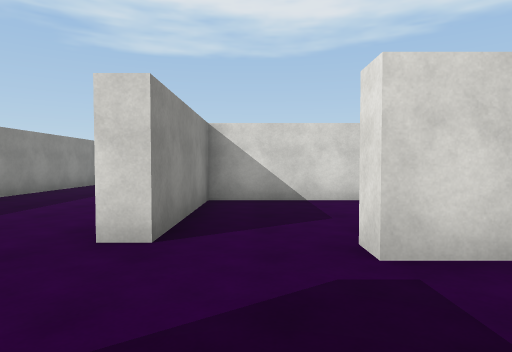
[1] (above)

24 first-person views from a walk through a scene from a Unity 3-D project. The camera is 1.4 m above the floor, tilts 2° down and sees 75° across. The floor is counted in squares, 2 m on a side. Each view is taken from the middle of a square. On the plan, view 1 faces up. The plan holds only what a view shows up to about 10 squares ahead; the rest is blank. The place goes on beyond the plan. The player is left out. Surface patterns are stand-ins for the level's own textures.

[2]
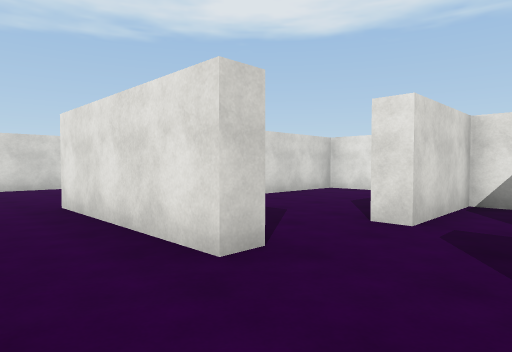

[3]
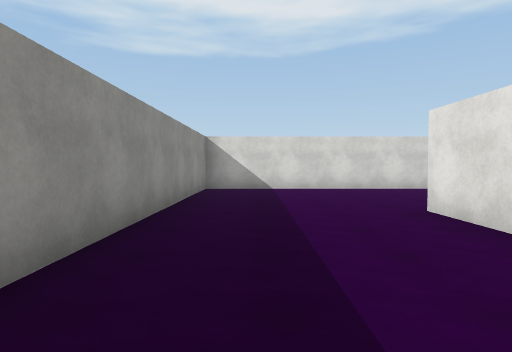

[4]
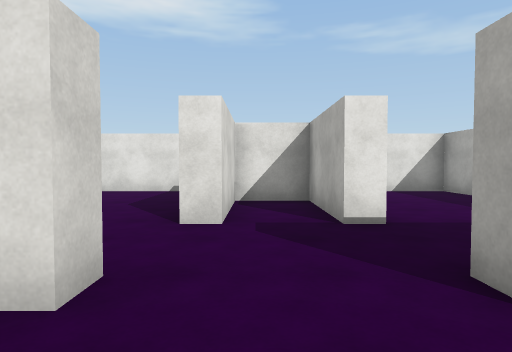

[5]
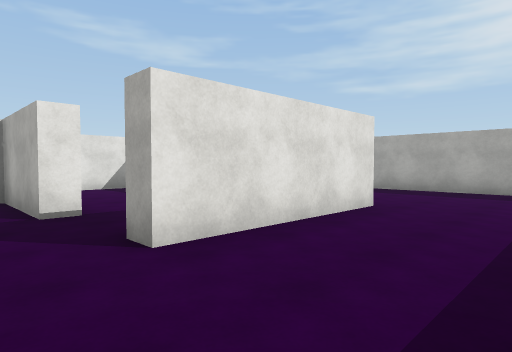

[6]
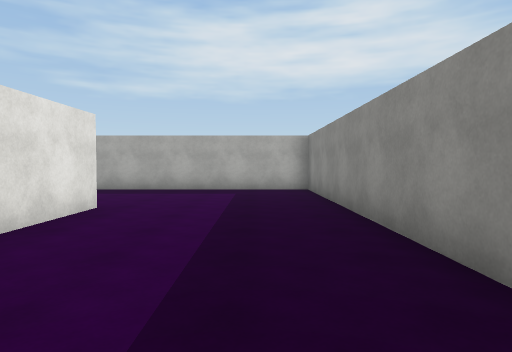

[7]
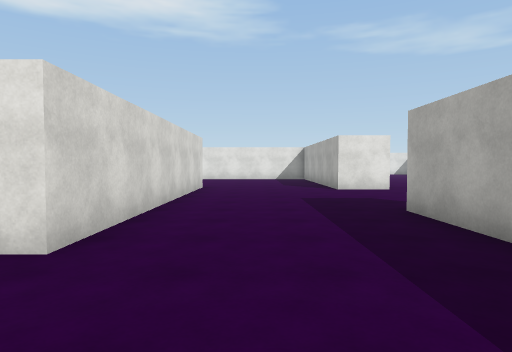

[8]
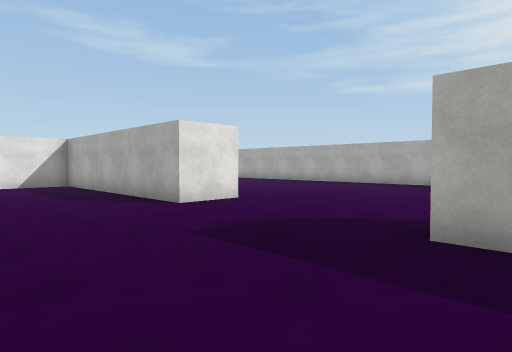

[9]
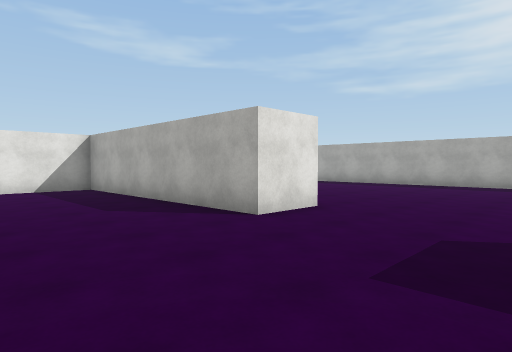

[10]
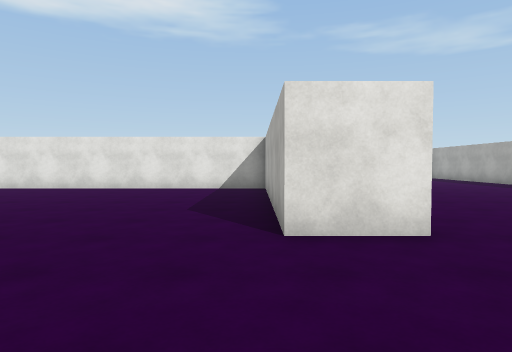

[11]
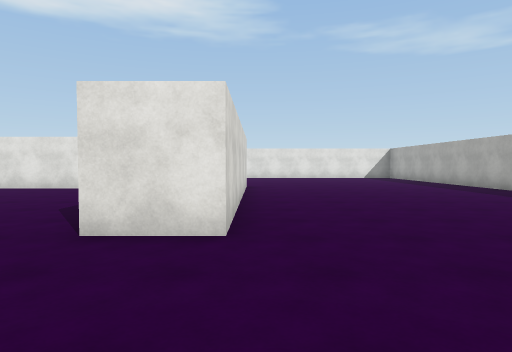

[12]
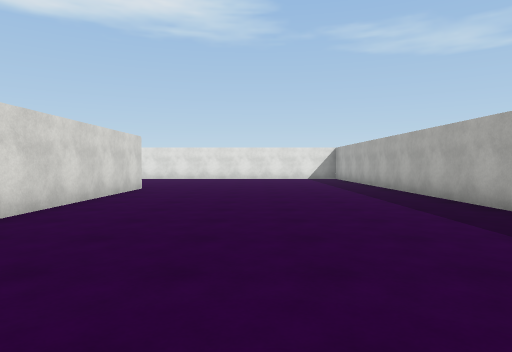

[13]
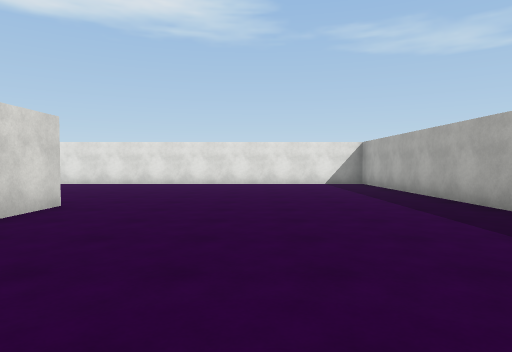

[14]
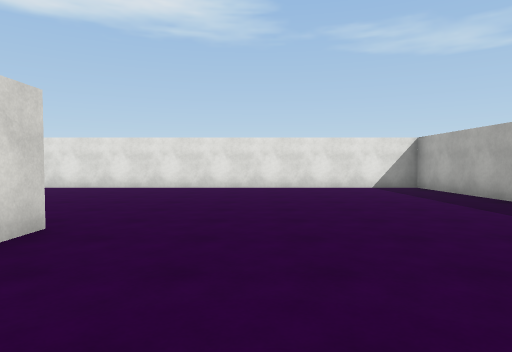

[15]
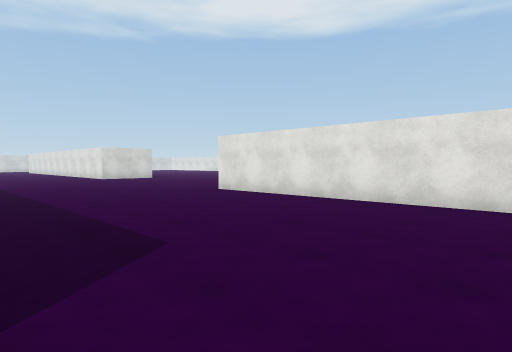

[16]
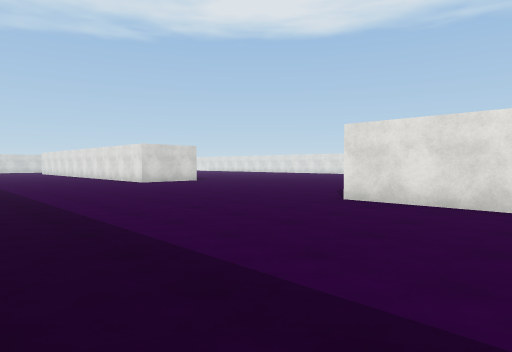

[17]
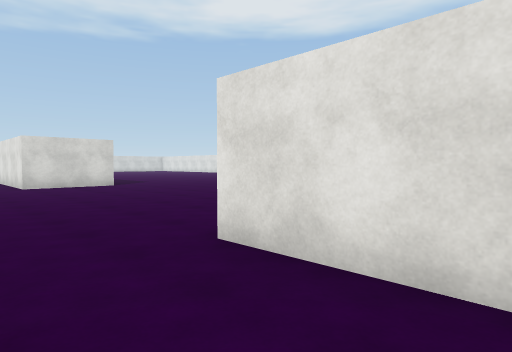

[18]
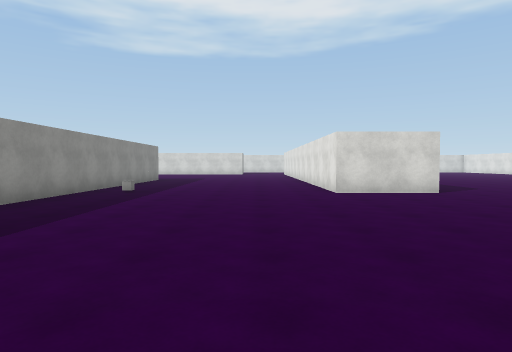

[19]
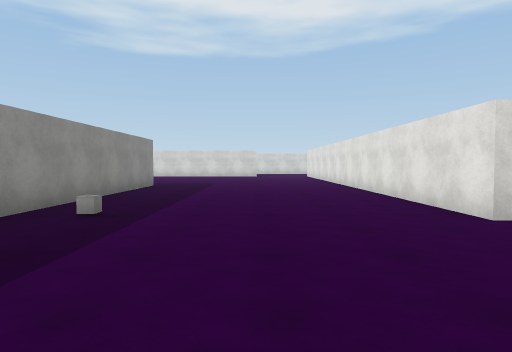

[20]
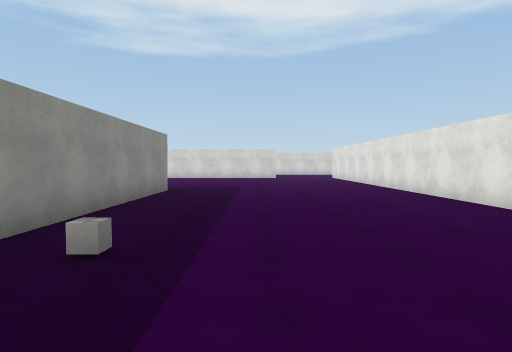

[21]
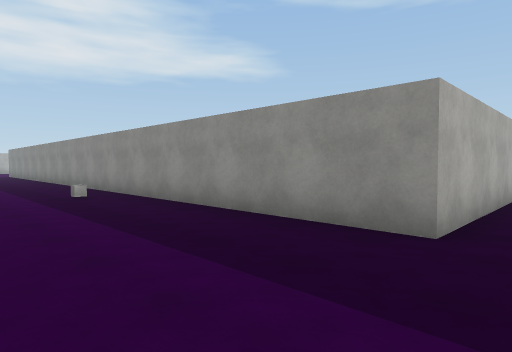

[22]
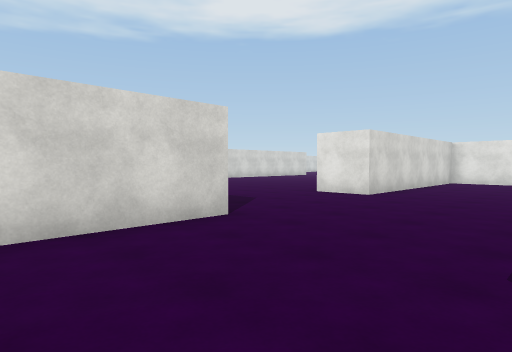

[23]
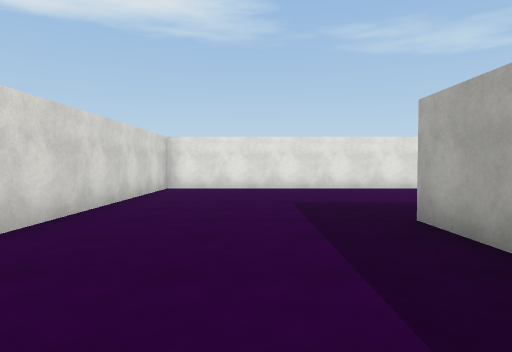

[24]
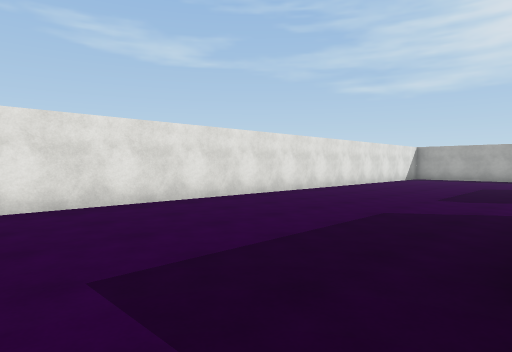

### Floor plan
Ten units are one square. View 1 is at (0, 0); x grows to the right and y downward. Boxes are objects, and circles mark ways between rooms. Rooms are numbered by the first view taken in them; rooms with no view inside come last. Other rooms are left out.
<svg viewBox="-59 -145 269 308">
<path fill="none" stroke="#000" d="M9 -4 9 -10 34 -10 34 -24 9 -24 9 -30M45 29 57 29 57 10M60 34 -14 34 -14 -7 -9 -7M-9 -30 -14 -30 -14 -70M-54 -2 -54 73 11 73M126 87 52 87 52 73 117 73 117 -116 52 -116 52 -130M45 -70 62 -70M35 158 44 158M79 158 190 158 190 25M11 -116 -54 -116 -54 -38M84 -130 126 -130 126 -32M205 -61 190 -61 190 -140M57 -40 57 -65 -9 -65 -9 -30"/>
<rect x="135" y="-75" width="10" height="10" fill="#bbb"><title>cube</title></rect>
<circle cx="-10" cy="-15" r="3" fill="#2a7"/>
<circle cx="0" cy="-30" r="3" fill="#2a7"/>
<text x="20" y="0">1</text>
<text x="30" y="40">2</text>
<text x="30" y="-50">3</text>
</svg>
Room 1 opens to room 2. Room 1 opens to room 3.

Where each view was taken, in squares from view 1:
view 1: 0 up, 0 right, facing up
view 2: 1 up, 3 left, facing up-right
view 3: 2 up, 4 left, facing up
view 4: 2 up, 3 left, facing right
view 5: 2 up, 4 left, facing down-right
view 6: 2 up, 4 left, facing down
view 7: 5 down, 4 left, facing right
view 8: 4 down, 0 right, facing down-right
view 9: 4 down, 2 right, facing down-right
view 10: 7 down, 2 right, facing right
view 11: 9 down, 2 right, facing right
view 12: 12 down, 3 right, facing right
view 13: 12 down, 7 right, facing right
view 14: 11 down, 9 right, facing right
view 15: 10 down, 13 right, facing up-right
view 16: 6 down, 13 right, facing up-right
view 17: 5 down, 17 right, facing up-right
view 18: 2 down, 17 right, facing up
view 19: 2 up, 16 right, facing up
view 20: 4 up, 15 right, facing up
view 21: 14 up, 16 right, facing down-left
view 22: 8 up, 2 left, facing up-right
view 23: 9 up, 2 right, facing right
view 24: 9 up, 6 right, facing down-right
